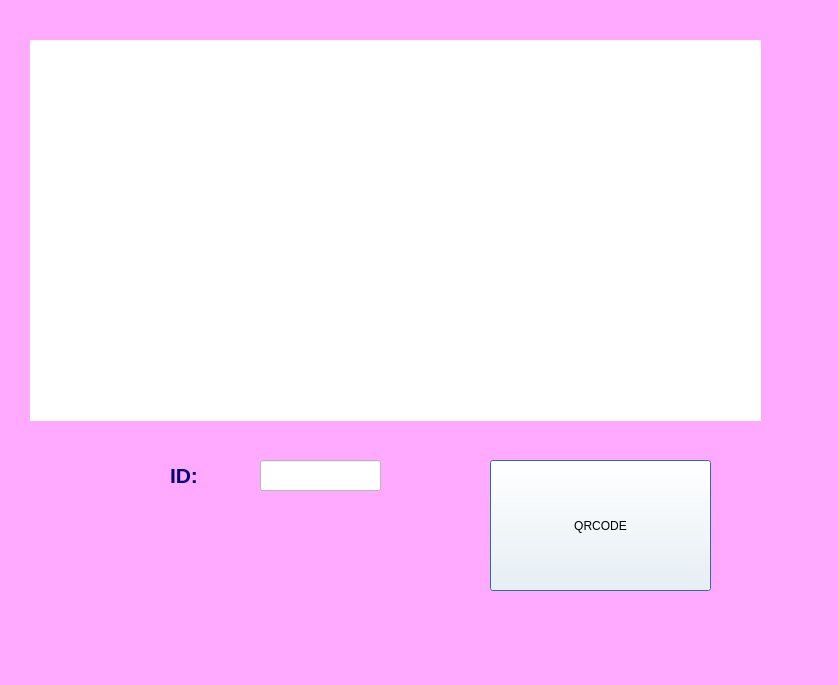
<?xml version="1.0" encoding="UTF-8"?>
<ui version="4.0">
 <class>QRCodeDialog</class>
 <widget class="QDialog" name="QRCodeDialog">
  <property name="geometry">
   <rect>
    <x>0</x>
    <y>0</y>
    <width>838</width>
    <height>685</height>
   </rect>
  </property>
  <property name="windowTitle">
   <string>Dialog</string>
  </property>
  <property name="styleSheet">
   <string notr="true">
background-color: rgb(255, 170, 255);</string>
  </property>
  <widget class="QPushButton" name="pushButton_generate">
   <property name="geometry">
    <rect>
     <x>490</x>
     <y>460</y>
     <width>221</width>
     <height>131</height>
    </rect>
   </property>
   <property name="styleSheet">
    <string notr="true">background :rgb(255, 255, 255)
</string>
   </property>
   <property name="text">
    <string>QRCODE</string>
   </property>
  </widget>
  <widget class="QLineEdit" name="lineEdit_ID">
   <property name="geometry">
    <rect>
     <x>260</x>
     <y>460</y>
     <width>121</width>
     <height>31</height>
    </rect>
   </property>
   <property name="styleSheet">
    <string notr="true">background-color: rgb(255, 255, 255);</string>
   </property>
  </widget>
  <widget class="QLabel" name="label">
   <property name="geometry">
    <rect>
     <x>170</x>
     <y>460</y>
     <width>71</width>
     <height>31</height>
    </rect>
   </property>
   <property name="styleSheet">
    <string notr="true">background-color: rgb(255, 170, 255);</string>
   </property>
   <property name="text">
    <string>&lt;html&gt;&lt;head/&gt;&lt;body&gt;&lt;p&gt;&lt;span style=&quot; font-size:16pt; font-weight:600; color:#00007f;&quot;&gt;ID:&lt;/span&gt;&lt;/p&gt;&lt;/body&gt;&lt;/html&gt;</string>
   </property>
  </widget>
  <widget class="QLabel" name="label_QRCode">
   <property name="geometry">
    <rect>
     <x>30</x>
     <y>40</y>
     <width>731</width>
     <height>381</height>
    </rect>
   </property>
   <property name="styleSheet">
    <string notr="true">QLabel {
	
	background-color: rgb(255, 255, 255);
	

 
   

}
</string>
   </property>
   <property name="text">
    <string/>
   </property>
  </widget>
 </widget>
 <resources/>
 <connections/>
</ui>
